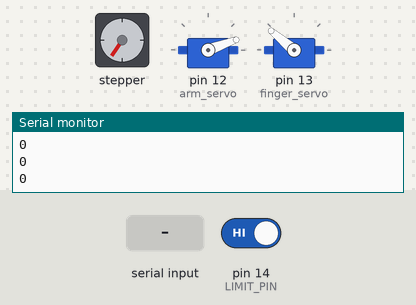
The sketch below on a simulated Arduino Uno, built with avr-gcc and run on an emulated ATmega328P. On the bench: stepper motor, 2 × servo, the last lines printed to the serial monitor. Wiring (inferred from the names in the program): stepper motor driver (200 steps per turn assumed): step pin 5; direction pin 16. The inputs (shaded band) are chosen by the test bench; at power-on: pin 14 (LIMIT_PIN) HIGH.

Above: at 0.8 s.
0.9 s: pin 14 (LIMIT_PIN) driven LOW
3.9 s: "s90\n" received over Serial
At 4.8 s:
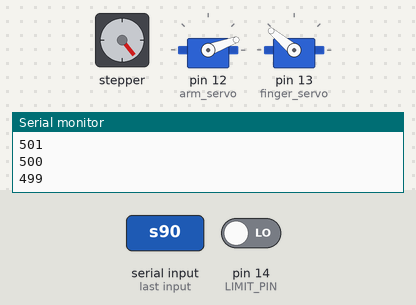
5.6 s: "s,45\n" received over Serial
At 7.2 s:
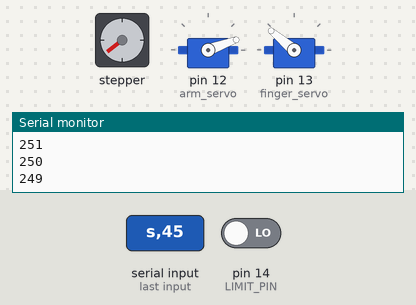
8.3 s: "a90\n" received over Serial
At 9.4 s:
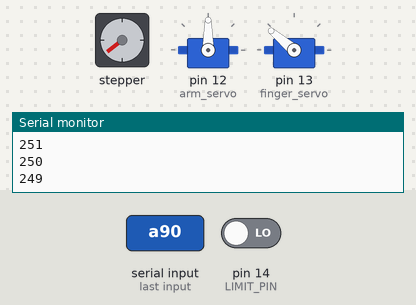
9.8 s: "a,45\n" received over Serial
At 10.6 s:
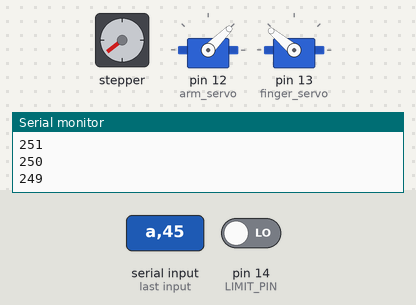
11.3 s: "f90\n" received over Serial
At 11.7 s:
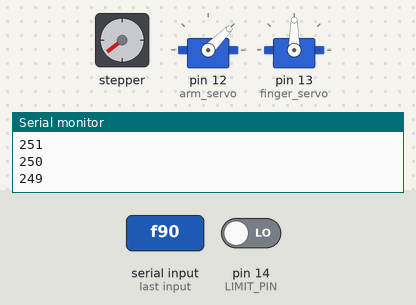
Timing chart, 0 to 13.8 s (numbered marks = the images above; inputs shaded):
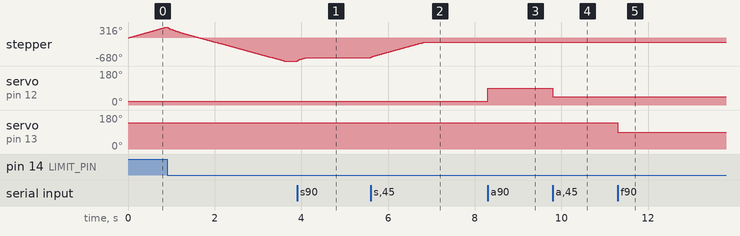

Measured:
- after the input at 3.9 s, stepper: turns 101° clockwise in 0.23 s, starting at once
- after the input at 5.6 s, stepper: turns 450° clockwise in 1.2 s, starting at once
- after the input at 8.3 s, servo on pin 12 (arm_servo): 20° → 90° at once
- after the input at 9.8 s, servo on pin 12 (arm_servo): 90° → 45° at once
- after the input at 11.3 s, servo on pin 13 (finger_servo): 140° → 90° at once

The sketch:

TypewriterTest.ino
```cpp
#include <Servo.h>

#define STEP_PIN 5
#define DIR_PIN 16
#define LIMIT_PIN 14
#define SERVO_PIN 4

long stepper_steps = 0;
Servo arm_servo;
Servo finger_servo;

void pulse(int pin) {
  digitalWrite(pin, HIGH);
  delayMicroseconds(500);
  digitalWrite(pin, LOW);
  delayMicroseconds(500);
}

void stepper_step(bool dir) {
  digitalWrite(DIR_PIN, dir);
  pulse(STEP_PIN);
  if(!dir) stepper_steps++;
  else if(stepper_steps > 0) stepper_steps--;
  Serial.println(stepper_steps);
}

void stepper_find_home() {
  while (digitalRead(LIMIT_PIN) != LOW) {
    stepper_step(true);
    delay(4);
  }

  stepper_steps = 0;
}

void stepper_move(bool dir, long steps) {
  while(steps-- > 0) {
      stepper_step(dir);
      delayMicroseconds(500);
  }
}

long dist_to_steps(float mm) {
  return mm / 0.18;
}

void stepper_goto(float mm) {
  long dest = dist_to_steps(mm);
  bool dir = dest < stepper_steps;
  long diff = abs(dest - stepper_steps);
  stepper_move(dir, diff);
}

void setup() {
  pinMode(DIR_PIN, OUTPUT);
  pinMode(STEP_PIN, OUTPUT);
  pinMode(LIMIT_PIN, INPUT_PULLUP);

  digitalWrite(DIR_PIN, LOW);
  arm_servo.attach(12, 500, 1600);
  finger_servo.attach(13, 500, 2400);
  Serial.begin(9600);
  Serial.setTimeout(100000);

  arm_servo.write(20);
  finger_servo.write(140);

  stepper_find_home();

  //stepper_move(false, 100);
  stepper_goto(100);
}

long stepper_pos = 0, arm_pos = 0, finger_pos = 0;

void print_state() {
  Serial.print("Stepper: ");
  Serial.println(stepper_pos);
  Serial.print("Arm: ");
  Serial.println(arm_pos);
  Serial.print("Finger: ");
  Serial.println(finger_pos);
}

void loop() {
  while (Serial.available() > 0) {
    char c = Serial.read();
    if(c == 'p') { print_state(); break; }
    if(!(c == 's' || c == 'a' || c == 'f')) break;
    long loc = Serial.parseInt();

    switch(c) {
      case 's': stepper_goto(loc); stepper_pos = loc; break;
      case 'a': arm_servo.write(loc); arm_pos = loc; break;
      case 'f': finger_servo.write(loc); finger_pos = loc; break;
    }
  }
}
```
